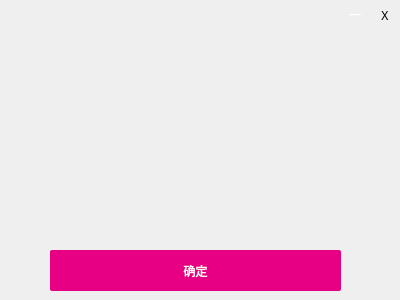
<?xml version="1.0" encoding="UTF-8"?>
<ui version="4.0">
 <class>Register3</class>
 <widget class="QWidget" name="Register3">
  <property name="geometry">
   <rect>
    <x>0</x>
    <y>0</y>
    <width>400</width>
    <height>300</height>
   </rect>
  </property>
  <property name="windowTitle">
   <string>Form</string>
  </property>
  <widget class="QLabel" name="label">
   <property name="geometry">
    <rect>
     <x>0</x>
     <y>0</y>
     <width>400</width>
     <height>145</height>
    </rect>
   </property>
   <property name="text">
    <string/>
   </property>
   <property name="textInteractionFlags">
    <set>Qt::TextSelectableByMouse</set>
   </property>
  </widget>
  <widget class="QLabel" name="label_3">
   <property name="geometry">
    <rect>
     <x>370</x>
     <y>0</y>
     <width>30</width>
     <height>30</height>
    </rect>
   </property>
   <property name="font">
    <font>
     <family>微软雅黑</family>
    </font>
   </property>
   <property name="styleSheet">
    <string notr="true">:hover{
   background-color:red;
}

</string>
   </property>
   <property name="text">
    <string>X</string>
   </property>
   <property name="alignment">
    <set>Qt::AlignCenter</set>
   </property>
  </widget>
  <widget class="QLabel" name="label_2">
   <property name="geometry">
    <rect>
     <x>340</x>
     <y>0</y>
     <width>30</width>
     <height>30</height>
    </rect>
   </property>
   <property name="font">
    <font>
     <family>微软雅黑</family>
    </font>
   </property>
   <property name="styleSheet">
    <string notr="true">QLabel{
   color:white;
}
QLabel:hover{
   background-color:rgb(255,255,255,50%);
}</string>
   </property>
   <property name="text">
    <string>一</string>
   </property>
   <property name="alignment">
    <set>Qt::AlignCenter</set>
   </property>
  </widget>
  <widget class="QLabel" name="label_4">
   <property name="geometry">
    <rect>
     <x>130</x>
     <y>170</y>
     <width>141</width>
     <height>31</height>
    </rect>
   </property>
   <property name="text">
    <string/>
   </property>
  </widget>
  <widget class="QPushButton" name="pushButton">
   <property name="geometry">
    <rect>
     <x>50</x>
     <y>250</y>
     <width>291</width>
     <height>41</height>
    </rect>
   </property>
   <property name="font">
    <font>
     <family>微软雅黑</family>
    </font>
   </property>
   <property name="cursor">
    <cursorShape>PointingHandCursor</cursorShape>
   </property>
   <property name="styleSheet">
    <string notr="true">QPushButton{
  background-color:rgb(231,0,132);
color:white;
border-radius:2px;
}
QPushButton:hover{
  background-color:rgb(231,0,132,70%);
}</string>
   </property>
   <property name="text">
    <string>确定</string>
   </property>
  </widget>
 </widget>
 <resources/>
 <connections/>
</ui>
